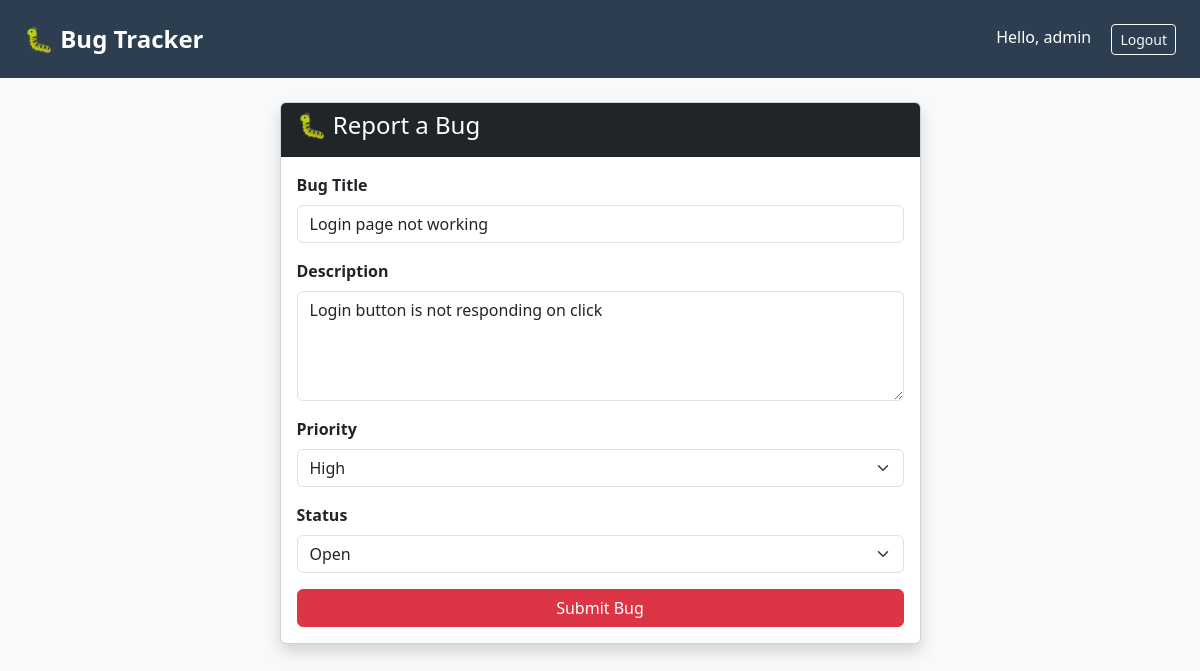
The app's page /bugs/update/1/ (signed in) with its own data.
### bugs/models.py (models this page shows, shortened)
class Bug(models.Model):
    PRIORITY_CHOICES = [
        ('High', 'High'),
        ('Medium', 'Medium'),
        ('Low', 'Low'),
    ]
    STATUS_CHOICES = [
        ('Open', 'Open'),
        ('In Progress', 'In Progress'),
        ('Resolved', 'Resolved'),
    ]
    title       = models.CharField(max_length=200)        # Bug title
    description = models.TextField()                       # Bug details
    priority    = models.CharField(max_length=10, choices=PRIORITY_CHOICES, default='Medium')
    status      = models.CharField(max_length=20, choices=STATUS_CHOICES, default='Open')
    created_by  = models.ForeignKey(User, on_delete=models.CASCADE)  # Who created it
    created_at  = models.DateTimeField(auto_now_add=True)  # Auto date/time

### bugs/views.py (the view)
# urls.py: path('update/<int:pk>/', views.bug_update, name='bug_update'),
@login_required
def bug_update(request, pk):
    bug = Bug.objects.get(id=pk)
    if request.method == 'POST':
        form = BugForm(request.POST, instance=bug)
        if form.is_valid():
            form.save()
            return redirect('bug_list')
    else:
        form = BugForm(instance=bug)
    return render(request, 'bugs/bug_form.html', {'form': form})

### bugs/forms.py
class BugForm(forms.ModelForm):
    class Meta:
        model = Bug
        fields = ['title', 'description', 'priority', 'status']
        widgets = {
            'title': forms.TextInput(attrs={'class': 'form-control'}),
            'description': forms.Textarea(attrs={'class': 'form-control', 'rows': 4}),
            'priority': forms.Select(attrs={'class': 'form-select'}),
            'status': forms.Select(attrs={'class': 'form-select'}),
        }

### bugs/templates/bugs/bug_form.html (shortened to what this page needs)
{% extends 'bugs/base.html' %}
{% block content %}
<div class="row justify-content-center">
    <div class="col-md-7">
        <div class="card shadow">
            <div class="card-header bg-dark text-white">
                <h4>🐛 Report a Bug</h4>
            </div>
            <div class="card-body">
                <form method="POST">
                    <div class="mb-3">
                        <label class="form-label fw-bold">Bug Title</label>
                        {{ form.title }}
                    </div>
                    <div class="mb-3">
                        <label class="form-label fw-bold">Description</label>
                        {{ form.description }}
                    </div>
                    <div class="mb-3">
                        <label class="form-label fw-bold">Priority</label>
                        {{ form.priority }}
                    </div>
                    <div class="mb-3">
                        <label class="form-label fw-bold">Status</label>
                        {{ form.status }}
                    </div>
                    <button type="submit" class="btn btn-danger w-100">
                        Submit Bug
                    </button>
                </form>
            </div>
        </div>
    </div>
</div>
{% endblock %}

### bugs/templates/bugs/base.html (shortened to what this page needs)
<!DOCTYPE html>
<html lang="en">
<head>
    <link href="https://cdn.jsdelivr.net/npm/bootstrap@5.3.0/dist/css/bootstrap.min.css" rel="stylesheet">
</head>
<body>
<nav class="navbar navbar-dark px-4 py-3">
    <span class="navbar-brand fw-bold fs-4">🐛 Bug Tracker</span>
    <div>
        <span class="text-white me-3">Hello, {{ request.user.username }}</span>
        <a href="/logout" class="btn btn-outline-light btn-sm">Logout</a>
    </div>
</nav>
<div class="container mt-4">
    {% block content %}
    {% endblock %}
</div>
</body>
</html>

### bugs/templates/bugs/base.html (style rules this page uses)
body { background-color: #f8f9fa; }
.navbar { background-color: #2c3e50; }

### records on screen
Bug: title "Login page not working", description "Login button is not responding on click", priority "High", status "Open"

### other values on screen
{{ request.user.username }} "admin"
